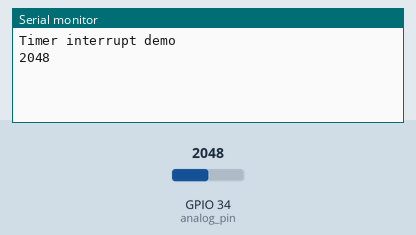
Recording of a program running on a simulated ESP32. Parts: the last lines printed to the serial monitor. The inputs (shaded band) are chosen by the test bench; at power-on: GPIO 34 (analog_pin) = 2048.

Above: at 2.2 s.
2.3 s: GPIO 34 (analog_pin) set to 2866
At 3.5 s:
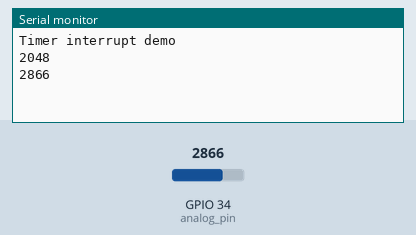
3.8 s: GPIO 34 (analog_pin) set to 3603
At 4.8 s:
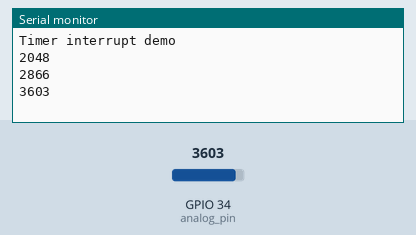
Timing chart, 0 to 6.8 s (numbered marks = the images above; inputs shaded):
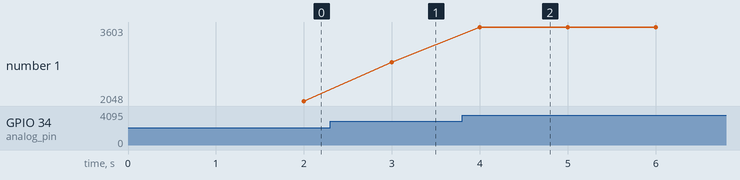

The program:

main.cpp
```cpp
#include <Arduino.h>
#if CONFIG_FREERTOS_UNICORE
static const BaseType_t app_cpu = 0;
#else
static const BaseType_t app_cpu = 1;
#endif

static const uint16_t time_divider = 80; // timer runs at 10MHz now
static const uint64_t time_period = 1000000;
static const TickType_t task_delay = 1000 / portTICK_PERIOD_MS;

static const int analog_pin = A6;

static hw_timer_t *timer = NULL;
static volatile uint16_t analog_val;
static SemaphoreHandle_t analog_read_semaphore = NULL;

void IRAM_ATTR onTimer(){
  BaseType_t task_woken = pdFALSE;
  analog_val = analogRead(analog_pin);

  xSemaphoreGiveFromISR(analog_read_semaphore, &task_woken);

  if(task_woken){
    portYIELD_FROM_ISR();
  }
}

void printValue(void *parameter){
  while(1){
    xSemaphoreTake(analog_read_semaphore, portMAX_DELAY);
    Serial.println(analog_val);
  }

}

void setup() {
  Serial.begin(115200);
  vTaskDelay(1000/portTICK_PERIOD_MS);
  Serial.println("Timer interrupt demo");

  analog_read_semaphore = xSemaphoreCreateBinary();

  if(analog_read_semaphore == NULL){
    Serial.println("Could not initialize semaphore");
    ESP.restart();
  }

  xTaskCreatePinnedToCore(
    printValue,
    "Print values",
    1024,
    NULL,
    1,
    NULL,
    app_cpu
  );

  timer = timerBegin(0, time_divider, true);
  if(timer == NULL){
    Serial.println("Could not create timer");
  }

  timerAttachInterrupt(timer, &onTimer, true);

  timerAlarmWrite(timer, time_period, true);

  timerAlarmEnable(timer);
}

void loop() {
  // put your main code here, to run repeatedly:
}
```

Measured:
- after the input at 2.3 s, the serial monitor: prints a new line after 0.70 s (image 1)
- after the input at 3.8 s, the serial monitor: prints a new line after 0.20 s (image 2)
- plotted number 1: 2048 → 2866 after the input at 2.3 s, 2866 → 3603 after the input at 3.8 s
